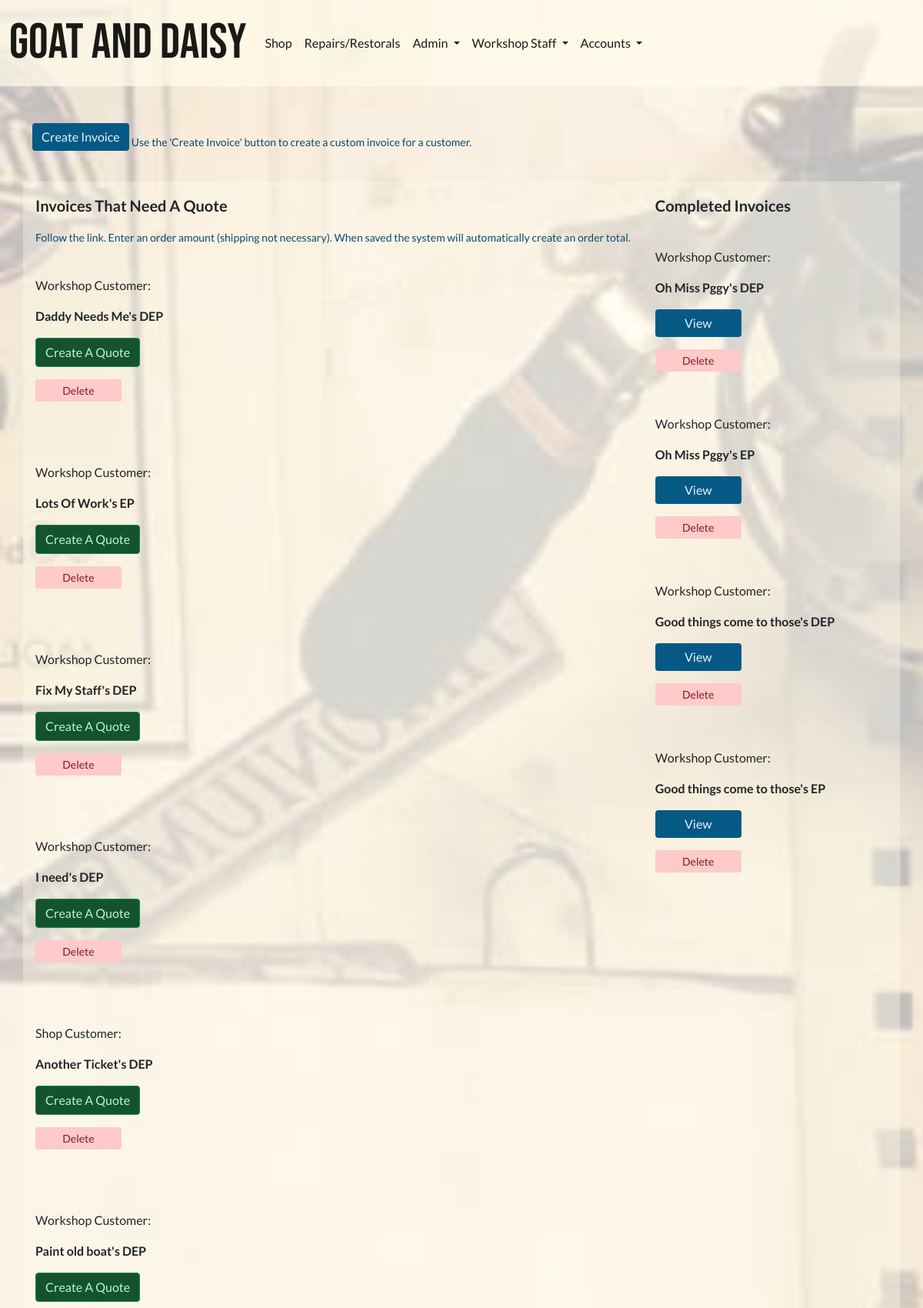
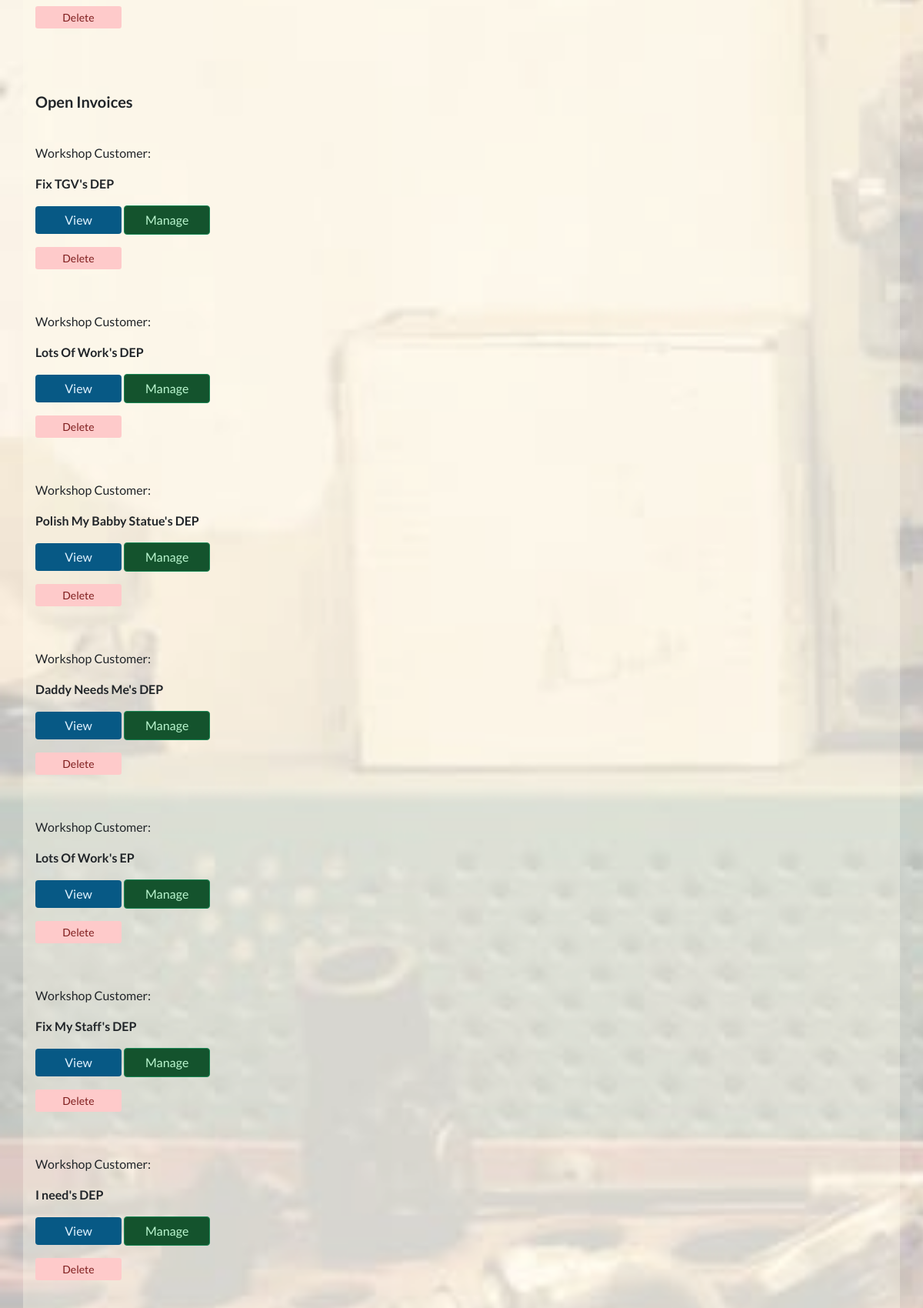
Page /workshop/all_customer_invoices/ (signed in, upper part) on the committed database (2 pictures, top to bottom).
### invoices/models.py (models this page shows, shortened)
class BaseInvoice(models.Model):
    date_created = models.DateField(auto_now_add=True)
    order_number = models.CharField(max_length=100, editable=False)
    full_name = models.CharField(max_length=100, null=True, blank=True)
    email = models.EmailField(null=True, blank=True)
    address1 = models.CharField(max_length=100, null=True, blank=True)
    address2 = models.CharField(max_length=100, null=True, blank=True)
    postcode = models.CharField(max_length=40, null=True, blank=True)
    town_or_city = models.CharField(max_length=40, null=True, blank=True)
    country = models.CharField(max_length=40, null=True, blank=True)
    notes = models.TextField(null=True, blank=True)
    order_amount = models.DecimalField(
        max_digits=12, decimal_places=2, default=0)
    shipping_cost = models.DecimalField(
        max_digits=12, decimal_places=2, default=0)
    order_total = models.DecimalField(
        max_digits=12, decimal_places=2, default=0)
    is_completed = models.BooleanField(default=False)
    paid_on = models.DateTimeField(null=True, blank=True)

class WorkshopCustomerInvoice(BaseInvoice):
    PAYMENT_CHOICES = [
        ('DEP', 'Deposit'),
        ('EP', 'End Payment'),
        ('SPT', 'Single Payment Total'),
        ('SP', 'Supplementary Payment'),
    ]
    service_ticket = models.ForeignKey(ServiceTicket, on_delete=models.CASCADE)
    payment_type = models.CharField(max_length=25, choices=PAYMENT_CHOICES)
    installment_paid = models.BooleanField(default=False)
    def __str__(self):
        return self.service_ticket.title + "'s" + " " + self.payment_type

class BaseInvoice(models.Model):
    date_created = models.DateField(auto_now_add=True)
    order_number = models.CharField(max_length=100, editable=False)
    full_name = models.CharField(max_length=100, null=True, blank=True)
    email = models.EmailField(null=True, blank=True)
    address1 = models.CharField(max_length=100, null=True, blank=True)
    address2 = models.CharField(max_length=100, null=True, blank=True)
    postcode = models.CharField(max_length=40, null=True, blank=True)
    town_or_city = models.CharField(max_length=40, null=True, blank=True)
    country = models.CharField(max_length=40, null=True, blank=True)
    notes = models.TextField(null=True, blank=True)
    order_amount = models.DecimalField(
        max_digits=12, decimal_places=2, default=0)
    shipping_cost = models.DecimalField(
        max_digits=12, decimal_places=2, default=0)
    order_total = models.DecimalField(
        max_digits=12, decimal_places=2, default=0)
    is_completed = models.BooleanField(default=False)
    paid_on = models.DateTimeField(null=True, blank=True)

### repairs_restorals/models.py (models this page shows, shortened)
class ServiceTicket(models.Model):
    customer = models.ForeignKey(
        Customer, related_name='service_ticket', on_delete=models.CASCADE)
    workshop_staff_responsible = models.ForeignKey(
        StaffMember, related_name='staff_tickets', on_delete=models.CASCADE)
    title = models.CharField(max_length=255)
    date_created = models.DateField(auto_now_add=True, editable=False)
    last_updated = models.DateField(auto_now=True, editable=False)
    service_description = models.TextField()
    link_to_desired_materials_1 = models.URLField(null=True, blank=True)
    link_to_desired_materials_2 = models.URLField(null=True, blank=True)
    link_to_desired_materials_3 = models.URLField(null=True, blank=True)
    is_completed = models.BooleanField(default=False)
    has_invoice = models.BooleanField(default=False)

### repairs_restorals/views.py (the view)
# urls.py: path('all_customer_invoices/', views.AllCustomerInvoices.as_view(),
class AllCustomerInvoices(GroupRequiredMixin, ListView):
    group_required = [u'Workshop Staff']
    model = WorkshopCustomerInvoice
    template_name = 'repairs_restorals/all_customer_invoices.html'
    context_object_name = "invoices"

### invoices/contexts.py (called while the page is built, shortened)
def shopping_cart(request):
    template_cart = []
    products_count = 0
    order_amount = 0
    shipping = 0
    cart = request.session.get('cart', {})
    for item in enumerate(template_cart):
        products_count += 1
    order_total = order_amount + shipping
    stripe_total = round(order_total * 100)
    context = {
        'template_cart': template_cart,
        'products_count': products_count,
        'order_amount': order_amount,
        'shipping': shipping,
        'order_total': order_total,
        'stripe_total': stripe_total,
    }
    return context

### profiles/group_mixin_decorator.py (called while the page is built)
    def dispatch(self, request, *args, **kwargs):
        if not request.user.is_authenticated:
            raise PermissionDenied
        else:
            user_groups = []
            for group in request.user.groups.values_list('name', flat=True):
                user_groups.append(group)
            if len(set(user_groups).intersection(self.group_required)) <= 0:
                raise PermissionDenied
        return super(GroupRequiredMixin, self).dispatch(request, *args, **kwargs)

### profiles/templatetags/user_in_group_tag.py (called while the page is built)
@register.filter(name='has_group')
def has_group(user, group_name):
    try:
        group = Group.objects.get(name=group_name)
    except Group.DoesNotExist:
        return False
    return group in user.groups.all()

### repairs_restorals/templates/repairs_restorals/all_customer_invoices.html (shortened to what this page needs)
{% extends 'base.html' %}
{% load static %}
{% block extra_css %}
<link rel="stylesheet" href="{% static 'css/workshop_bg_image_trans.css' %}">
{% endblock %}
{% block content %}
<a href="{% url 'customer_select' %}" class="btn btn-info btn-space-below">Create Invoice</a>
<span class="text-muted small"> Use the 'Create Invoice' button to create a custom invoice for a customer. </span>
<br><br>
<div class="row">
    <div class="col transparent-card">
        <p class="lead"><strong>Invoices That Need A Quote</strong></p>
<p class="small text-muted">Follow the link. Enter an order amount (shipping not
    necessary). When saved the system will automatically create an order total.
</p>
{% for invoice in invoices %}
{% if not invoice.order_total %}
<br>
<p>{{ invoice.full_name }}:</p>
<p><strong>{{ invoice }}</strong></p>
<a href="{% url 'admin_customer_invoice' invoice.id %}"
    class="btn btn-success btn-space-below">Create A Quote
</a>
<p>
    <a href="{% url 'delete_customer_invoice' invoice.id %}"
        class="btn btn-danger btn-sm btn-space-below">Delete
    </a>
</p>
<br>
{% endif %}
{% endfor %}
<br>
<p class="lead"><strong>Open Invoices</strong></p>
{% for invoice in invoices %}
{% if not invoice.is_completed%}
<br>
<p>{{ invoice.full_name }}:</p>
<p><strong>{{ invoice }}</strong></p>
<a href="{% url 'customer_invoice_detail' invoice.id %}" class="btn btn-info btn-space-below">View
</a>
<a href="{% url 'admin_customer_invoice' invoice.id %}" class="btn btn-success btn-space-below">Manage
</a>
<p>
    <a href="{% url 'delete_customer_invoice' invoice.id %}"
        class="btn btn-danger btn-sm btn-space-below">Delete
    </a>
</p>
{% endif %}
{% endfor %}
    </div>
    <div class="col transparent-card">
        <p class="lead"><strong>Completed Invoices</strong></p>
{% for invoice in invoices %}
{% if invoice.is_completed %}
<br>
<p>{{ invoice.full_name }}:</p>
<p><strong>{{ invoice }}</strong></p>
<a href="{% url 'customer_invoice_detail' invoice.id %}" class="btn btn-info btn-space-below">
    View
</a>
<p>
    <a href="{% url 'delete_customer_invoice' invoice.id %}"
        class="btn btn-danger btn-sm btn-space-below">Delete
    </a>
</p>
{% endif %}
{% endfor %}
    </div>
</div>
{% endblock %}

### static/css/site_base_custom.css (style rules this page uses)
body { font-family: "Lato", sans-serif; }
.btn { min-width: 7rem; }
.btn-warning, .btn-info { background-color: var(--sky-800); color: var(--sky-100); border: unset; }
.btn-success { background-color: var(--green-900); color: var(--green-200); }
.btn-danger { background-color: var(--red-200); color: var(--red-900); border: unset; }
.btn-space-below { margin-bottom: 1rem; }
a { color: var(--sky-800); font-weight: 400; }
.lead { font-weight: 400; }
.text-muted { color: var(--sky-900) !important; }
.transparent-card { background-color: #fffbeb5d; min-width: fit-content; padding: 1rem; }

### static/css/workshop_bg_image_trans.css (style rules this page uses)
body { background-image: url("../img/workshop-25-flip.jpg"); background-repeat: no-repeat; background-size: cover; background-attachment: fixed; }

### rows in the picture
WorkshopCustomerInvoice: full_name "Workshop Customer", service_ticket+payment_type "Daddy Needs Me's DEP"
WorkshopCustomerInvoice: full_name "Workshop Customer", service_ticket+payment_type "Lots Of Work's EP"
WorkshopCustomerInvoice: full_name "Workshop Customer", service_ticket+payment_type "Fix My Staff's DEP"
WorkshopCustomerInvoice: full_name "Workshop Customer", service_ticket+payment_type "I need's DEP"
WorkshopCustomerInvoice: full_name "Shop Customer", service_ticket+payment_type "Another Ticket's DEP"
WorkshopCustomerInvoice: full_name "Workshop Customer", service_ticket+payment_type "Paint old boat's DEP"
WorkshopCustomerInvoice: full_name "Workshop Customer", service_ticket+payment_type "Fix TGV's DEP"
WorkshopCustomerInvoice: full_name "Workshop Customer", service_ticket+payment_type "Lots Of Work's DEP"
WorkshopCustomerInvoice: full_name "Workshop Customer", service_ticket+payment_type "Polish My Babby Statue's DEP"
WorkshopCustomerInvoice: full_name "Workshop Customer", service_ticket+payment_type "Oh Miss Pggy's DEP"
WorkshopCustomerInvoice: full_name "Workshop Customer", service_ticket+payment_type "Oh Miss Pggy's EP"
WorkshopCustomerInvoice: full_name "Workshop Customer", service_ticket+payment_type "Good things come to those's DEP"
WorkshopCustomerInvoice: full_name "Workshop Customer", service_ticket+payment_type "Good things come to those's EP"
